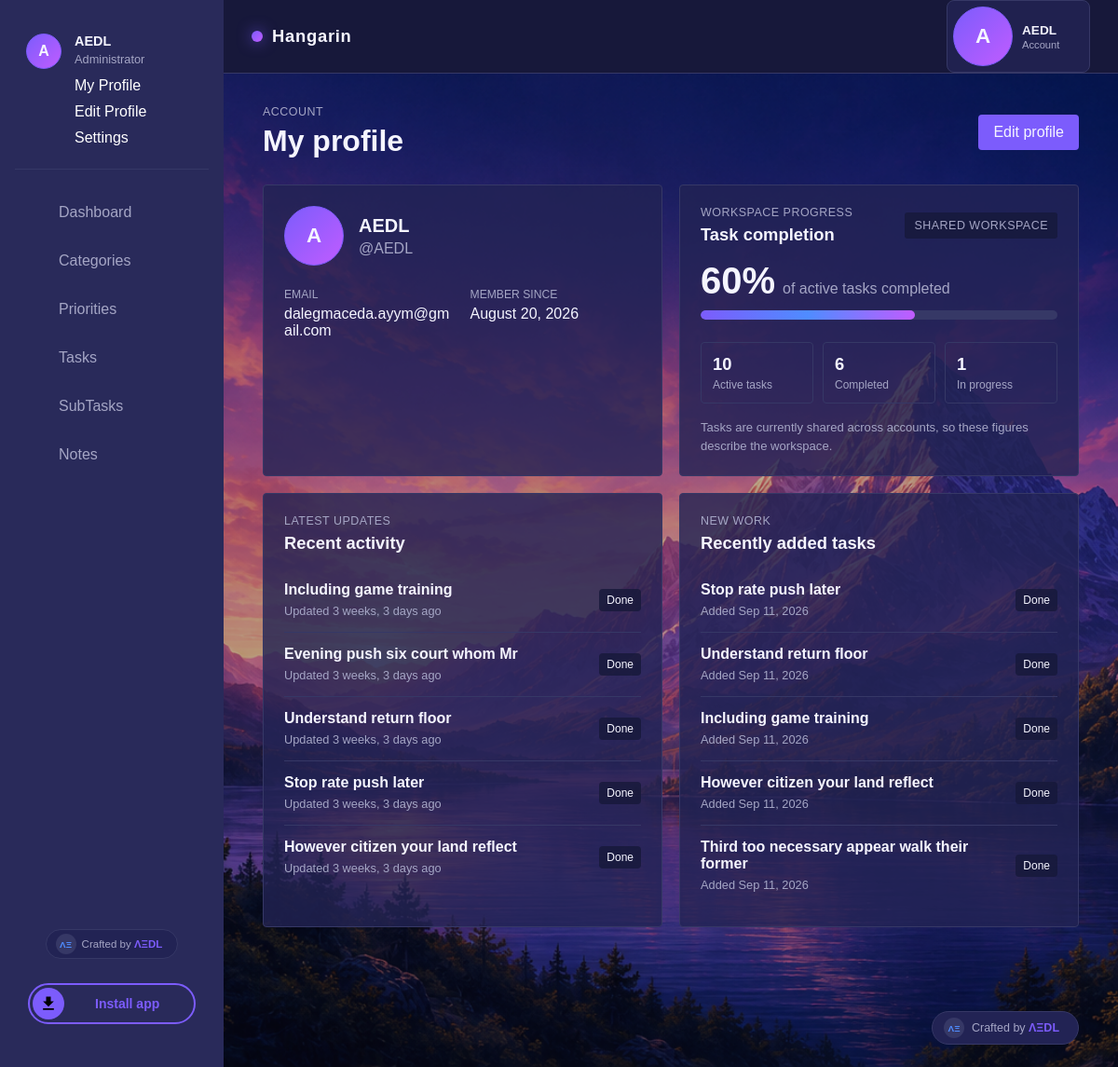
/profile/ (signed in), run on the app's committed database.
### app/models.py (models this page shows, shortened)
class Task(models.Model):
    class Status(models.TextChoices):
        TODO = 'todo', 'To do'
        IN_PROGRESS = 'in_progress', 'In progress'
        DONE = 'done', 'Done'
    title = models.CharField(max_length=200)
    description = models.TextField(blank=True)
    status = models.CharField(max_length=20, choices=Status.choices, default=Status.TODO)
    is_deleted = models.BooleanField(default=False)
    deadline = models.DateTimeField(blank=True, null=True)
    priority = models.ForeignKey(Priority, on_delete=models.PROTECT, blank=True, null=True)
    category = models.ForeignKey(Category, on_delete=models.SET_NULL, blank=True, null=True)
    created_at = models.DateTimeField(auto_now_add=True)
    updated_at = models.DateTimeField(auto_now=True)
    class Meta:
        ordering = ('status', 'deadline', '-created_at')

### app/views.py (the view)
# urls.py: path('profile/', views.profile, name='profile'),
@login_required
def profile(request):
	user_profile, _ = Profile.objects.get_or_create(user=request.user)
	workspace_tasks = Task.objects.filter(is_deleted=False)
	task_count = workspace_tasks.count()
	completed_count = workspace_tasks.filter(status=Task.Status.DONE).count()
	completion_rate = round(completed_count * 100 / task_count) if task_count else 0
	return render(request, 'hangarin/profile.html', {
		'user_profile': user_profile,
		'workspace_task_count': task_count,
		'workspace_completed_count': completed_count,
		'workspace_in_progress_count': workspace_tasks.filter(status=Task.Status.IN_PROGRESS).count(),
		'completion_rate': completion_rate,
		'recent_activity': workspace_tasks.order_by('-updated_at')[:5],
		'recent_tasks': workspace_tasks.order_by('-created_at')[:5],
	})

### app/templates/hangarin/profile.html (shortened to what this page needs)
{% extends 'base.html' %}
{% block content %}
<main class="dashboard-content profile-page">
  <header class="dashboard-header">
    <div>
      <p class="eyebrow">Account</p>
      <h1>My profile</h1>
    </div>
    <a class="dashboard-action" href="{% url 'profile-edit' %}">Edit profile</a>
  </header>
  <section class="profile-overview-grid">
    <article class="dashboard-panel">
      <div class="profile-identity">
        {% if user_profile.avatar %}
          <img class="profile-avatar-image" src="{{ user_profile.avatar.url }}" alt="{{ request.user.username }} profile picture">
        {% else %}
          <span class="profile-avatar" aria-hidden="true">{{ request.user.username|slice:':1'|upper }}</span>
        {% endif %}
        <div>
          <h2>{% firstof request.user.get_full_name request.user.username %}</h2>
          <p>@{{ request.user.username }}</p>
        </div>
      </div>
      <dl class="profile-details">
        <div>
          <dt>Email</dt>
          <dd>{{ request.user.email|default:'Not set' }}</dd>
        </div>
        <div>
          <dt>Member since</dt>
          <dd>{{ request.user.date_joined|date:'F j, Y' }}</dd>
        </div>
      </dl>
    </article>
    <article class="dashboard-panel">
      <div class="panel-heading">
        <div>
          <p class="eyebrow">Workspace progress</p>
          <h2>Task completion</h2>
        </div>
        <span class="panel-period">Shared workspace</span>
      </div>
      <div class="profile-completion">
        <strong>{{ completion_rate }}%</strong>
        <span>of active tasks completed</span>
      </div>
      <div class="profile-progress-track" role="progressbar" aria-label="Workspace task completion" aria-valuemin="0" aria-valuemax="100" aria-valuenow="{{ completion_rate }}">
        <span class="profile-progress-fill" style="width: {{ completion_rate }}%"></span>
      </div>
      <div class="profile-metrics">
        <div class="profile-metric">
          <strong>{{ workspace_task_count }}</strong>
          <span>Active tasks</span>
        </div>
        <div class="profile-metric">
          <strong>{{ workspace_completed_count }}</strong>
          <span>Completed</span>
        </div>
        <div class="profile-metric">
          <strong>{{ workspace_in_progress_count }}</strong>
          <span>In progress</span>
        </div>
      </div>
      <p class="profile-scope-note">Tasks are currently shared across accounts, so these figures describe the workspace.</p>
    </article>
  </section>
  <section class="profile-activity-grid">
    <article class="dashboard-panel">
      <div class="panel-heading">
        <div>
          <p class="eyebrow">Latest updates</p>
          <h2>Recent activity</h2>
        </div>
      </div>
      <div class="profile-task-list">
        {% for task in recent_activity %}
          <div class="profile-task-row">
            <div class="profile-task-main">
              <a href="{% url 'task-edit' task.pk %}">{{ task.title }}</a>
              <span class="profile-task-meta">Updated {{ task.updated_at|timesince }} ago</span>
            </div>
            <span class="profile-task-status">{{ task.get_status_display }}</span>
          </div>
        {% empty %}
          <p class="profile-empty">Task activity will appear here.</p>
        {% endfor %}
      </div>
    </article>
    <article class="dashboard-panel">
      <div class="panel-heading">
        <div>
          <p class="eyebrow">New work</p>
          <h2>Recently added tasks</h2>
        </div>
      </div>
      <div class="profile-task-list">
        {% for task in recent_tasks %}
          <div class="profile-task-row">
            <div class="profile-task-main">
              <a href="{% url 'task-edit' task.pk %}">{{ task.title }}</a>
              <span class="profile-task-meta">Added {{ task.created_at|date:'M j, Y' }}</span>
            </div>
            <span class="profile-task-status">{{ task.get_status_display }}</span>
          </div>
        {% empty %}
          <p class="profile-empty">New tasks will appear here.</p>
        {% endfor %}
      </div>
    </article>
  </section>
</main>
{% endblock %}

### app/templates/base.html (shortened to what this page needs)
<!DOCTYPE html>
<html lang="en">
<head>
    {% load static %}
    {% load pwa %}
    <link rel="stylesheet" href="{% static 'css/dashboard-clean.css' %}?v=19">
    <link
        rel="stylesheet"
        href="https://cdn.jsdelivr.net/npm/flatpickr/dist/flatpickr.min.css"
    >
</head>
<body class="dashboard-loading">
    <div class="wrapper">
        <header class="main-header">
            <div class="header-left">
                <a href="{% url 'home' %}" class="brand">
                    <span class="brand-icon"></span>
                    <span>Hangarin</span>
                </a>
            </div>
            <div class="header-right">
                <div class="account-menu">
                    <button
                        class="account-menu-button"
                        type="button"
                        aria-expanded="false"
                        aria-controls="account-menu-panel"
                    >
                        <span class="profile-avatar">
                            {% if request.user.is_authenticated and request.user.profile.avatar %}
                                <img
                                    src="{{ request.user.profile.avatar.url }}"
                                    alt="{{ request.user.username }} profile picture"
                                >
                            {% elif request.user.is_authenticated and request.user.socialaccount_set.all.0.get_avatar_url %}
                                <img
                                    src="{{ request.user.socialaccount_set.all.0.get_avatar_url }}"
                                    alt="{{ request.user.username }} profile picture"
                                >
                            {% else %}
                                <span>
                                    {{ request.user.username|default:'G'|slice:':1'|upper }}
                                </span>
                            {% endif %}
                        </span>
                        <span class="profile-info">
                            <strong>
                                {{ request.user.username|default:'Guest' }}
                            </strong>
                            <small>Account</small>
                        </span>
                    </button>
                </div>
            </div>
        </header>
        <div class="sidebar">
            <div class="scrollbar-inner sidebar-wrapper">
                <div class="user">
                    <div class="user-avatar">
                        {% if request.user.is_authenticated and request.user.profile.avatar %}
                            <img
                                src="{{ request.user.profile.avatar.url }}"
                                alt="{{ request.user.username }} profile picture"
                            >
                        {% elif request.user.is_authenticated and request.user.socialaccount_set.all.0.get_avatar_url %}
                            <img
                                src="{{ request.user.socialaccount_set.all.0.get_avatar_url }}"
                                alt="{{ request.user.username }} profile picture"
                            >
                        {% else %}
                            <span>
                                {{ request.user.username|default:'G'|slice:':1'|upper }}
                            </span>
                        {% endif %}
                    </div>
                    <div class="info">
                        <a
                            class="user-summary"
                            data-toggle="collapse"
                            href="#collapseExample"
                            aria-expanded="true"
                        >
                            <span>
                                <strong>
                                    {{ request.user.username|default:'Guest' }}
                                </strong>
                                <span class="user-level">
                                    {{ request.user.is_authenticated|yesno:'Administrator,Visitor' }}
                                </span>
                            </span>
                        </a>
                        <div
                            class="collapse in"
                            id="collapseExample"
                            aria-expanded="true"
                        >
                            <ul class="nav">
                                <li>
                                    <a href="{% url 'profile' %}">
                                        <span class="link-collapse">
                                            My Profile
                                        </span>
                                    </a>
                                </li>
                                <li>
                                    <a href="{% url 'profile-edit' %}">
                                        <span class="link-collapse">
                                            Edit Profile
                                        </span>
                                    </a>
                                </li>
                                <li>
                                    <a href="{% url 'settings' %}">
                                        <span class="link-collapse">
                                            Settings
                                        </span>
                                    </a>
                                </li>
                            </ul>
                        </div>
                    </div>
                </div>
                <ul class="nav">
                    <li class="nav-item">
                        <a href="{% url 'home' %}">
                            <p>Dashboard</p>
                        </a>
                    </li>
                    <li class="nav-item">
                        <a href="{% url 'category-list' %}">
                            <p>Categories</p>
                        </a>
                    </li>
                    <li class="nav-item">
                        <a href="{% url 'priority-list' %}">
                            <p>Priorities</p>
                        </a>
                    </li>
                    <li class="nav-item">
                        <a href="{% url 'task-list' %}">
                            <p>Tasks</p>
                        </a>
                    </li>
                    <li class="nav-item">
                        <a href="{% url 'subtask-list' %}">
                            <p>SubTasks</p>
                        </a>
                    </li>
                    <li class="nav-item">
                        <a href="{% url 'note-list' %}">
                            <p>Notes</p>
                        </a>
                    </li>
                </ul>
            </div>
            <a
                class="dashboard-credit-badge sidebar-credit-badge"
                href="https://github.com/ArbitErDL001"
                target="_blank"
                rel="noopener noreferrer"
                aria-label="ΛΞDL on GitHub"
            >
                <span class="dashboard-credit-mark" aria-hidden="true">ΛΞ</span>
                <span>Crafted by <strong>ΛΞDL</strong></span>
            </a>
            <div class="sidebar-install">
                <button
                    class="sidebar-install-button"
                    id="install-app"
                    type="button"
                    aria-label="Install csHangarin"
                    title="Install csHangarin as an app"
                >
                    <span class="circle2" aria-hidden="true">
                        <svg viewBox="0 0 24 24">
                            <path fill="currentColor" d="M5,20H19V18H5M19,9H15V3H9V9H5L12,16L19,9Z" />
                        </svg>
                    </span>
                    <span class="title2">Install app</span>
                </button>
            </div>
        </div>
        <div class="main-panel">
            {% block content %}
            {% endblock %}
            <footer class="dashboard-credit">
                <a
                    class="dashboard-credit-badge"
                    href="https://github.com/ArbitErDL001"
                    target="_blank"
                    rel="noopener noreferrer"
                    aria-label="ΛΞDL on GitHub"
                >
                    <span class="dashboard-credit-mark" aria-hidden="true">ΛΞ</span>
                    <span>Crafted by <strong>ΛΞDL</strong></span>
                </a>
            </footer>
        </div>
    </div>
</body>
</html>

### data on the page
Task: title "Including game training", updated_at "3 weeks, 3 days", status "Done", created_at "Sep 11, 2026"
Task: title "Evening push six court whom Mr", updated_at "3 weeks, 3 days", status "Done"
Task: title "Understand return floor", updated_at "3 weeks, 3 days", status "Done", created_at "Sep 11, 2026"
Task: title "Stop rate push later", updated_at "3 weeks, 3 days", status "Done", created_at "Sep 11, 2026"
Task: title "However citizen your land reflect", updated_at "3 weeks, 3 days", status "Done", created_at "Sep 11, 2026"
Task: title "Third too necessary appear walk their former", created_at "Sep 11, 2026", status "Done"

### other printed values
{{ request.user.username|default:'G'|slice:':1'|upper }} "A"
{{ request.user.username|default:'Guest' }} "AEDL"
{{ request.user.is_authenticated|yesno:'Administrator,Visitor' }} "Administrator"
{{ request.user.username|slice:':1'|upper }} "A"
{{ request.user.username }} "AEDL"
{{ request.user.email|default:'Not set' }} "dalegmaceda.ayym@gmail.com"
{{ request.user.date_joined|date:'F j, Y' }} "August 20, 2026"
{{ completion_rate }} "60"
{{ workspace_task_count }} "10"
{{ workspace_completed_count }} "6"
{{ workspace_in_progress_count }} "1"
